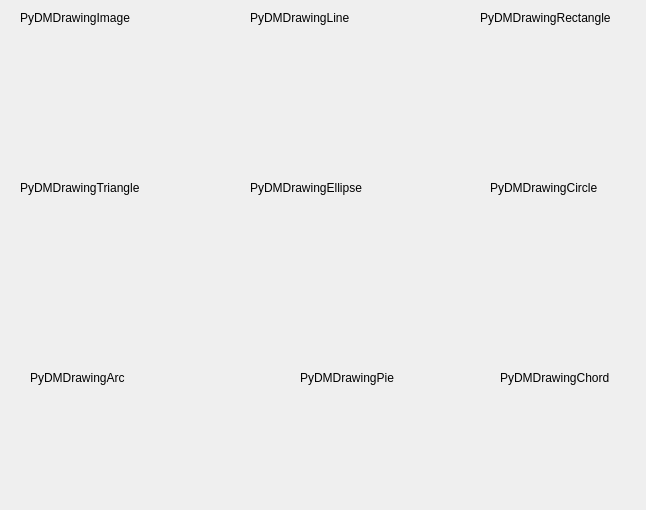
<?xml version="1.0" encoding="UTF-8"?>
<ui version="4.0">
 <class>Dialog</class>
 <widget class="QDialog" name="Dialog">
  <property name="geometry">
   <rect>
    <x>0</x>
    <y>0</y>
    <width>646</width>
    <height>510</height>
   </rect>
  </property>
  <property name="windowTitle">
   <string>Dialog</string>
  </property>
  <widget class="PyDMDrawingImage" name="PyDMDrawingImage">
   <property name="geometry">
    <rect>
     <x>20</x>
     <y>30</y>
     <width>140</width>
     <height>140</height>
    </rect>
   </property>
   <property name="toolTip">
    <string/>
   </property>
   <property name="whatsThis">
    <string>
    Renders an image given by the ```filename``` property.
    This class inherits from PyDMDrawing.

    Parameters
    ----------
    parent : QWidget
        The parent widget for the Label
    init_channel : str, optional
        The channel to be used by the widget.
    </string>
   </property>
   <property name="filename" stdset="0">
    <string>SLAC_logo.jpeg</string>
   </property>
  </widget>
  <widget class="PyDMDrawingLine" name="PyDMDrawingLine">
   <property name="geometry">
    <rect>
     <x>250</x>
     <y>30</y>
     <width>140</width>
     <height>140</height>
    </rect>
   </property>
   <property name="toolTip">
    <string/>
   </property>
   <property name="whatsThis">
    <string>
    A widget with a line drawn in it.
    This class inherits from PyDMDrawing.

    Parameters
    ----------
    parent : QWidget
        The parent widget for the Label
    init_channel : str, optional
        The channel to be used by the widget.
    </string>
   </property>
   <property name="alarmSensitiveBorder" stdset="0">
    <bool>false</bool>
   </property>
  </widget>
  <widget class="PyDMDrawingRectangle" name="PyDMDrawingRectangle">
   <property name="geometry">
    <rect>
     <x>480</x>
     <y>30</y>
     <width>140</width>
     <height>140</height>
    </rect>
   </property>
   <property name="toolTip">
    <string/>
   </property>
   <property name="whatsThis">
    <string>
    A widget with a rectangle drawn in it.
    This class inherits from PyDMDrawing.

    Parameters
    ----------
    parent : QWidget
        The parent widget for the Label
    init_channel : str, optional
        The channel to be used by the widget.
    </string>
   </property>
   <property name="brush" stdset="0">
    <brush brushstyle="Dense1Pattern">
     <color alpha="255">
      <red>255</red>
      <green>0</green>
      <blue>0</blue>
     </color>
    </brush>
   </property>
   <property name="penStyle" stdset="0">
    <enum>Qt::DashLine</enum>
   </property>
   <property name="penWidth" stdset="0">
    <double>5.000000000000000</double>
   </property>
   <property name="rotation" stdset="0">
    <double>0.000000000000000</double>
   </property>
  </widget>
  <widget class="PyDMDrawingTriangle" name="PyDMDrawingTriangle">
   <property name="geometry">
    <rect>
     <x>20</x>
     <y>200</y>
     <width>140</width>
     <height>140</height>
    </rect>
   </property>
   <property name="toolTip">
    <string/>
   </property>
   <property name="whatsThis">
    <string>
    A widget with a triangle drawn in it.
    This class inherits from PyDMDrawing.

    Parameters
    ----------
    parent : QWidget
        The parent widget for the Label
    init_channel : str, optional
        The channel to be used by the widget.
    </string>
   </property>
   <property name="brush" stdset="0">
    <brush brushstyle="NoBrush">
     <color alpha="255">
      <red>0</red>
      <green>0</green>
      <blue>0</blue>
     </color>
    </brush>
   </property>
   <property name="penStyle" stdset="0">
    <enum>Qt::SolidLine</enum>
   </property>
   <property name="penWidth" stdset="0">
    <double>5.000000000000000</double>
   </property>
  </widget>
  <widget class="PyDMDrawingEllipse" name="PyDMDrawingEllipse">
   <property name="geometry">
    <rect>
     <x>200</x>
     <y>220</y>
     <width>241</width>
     <height>111</height>
    </rect>
   </property>
   <property name="toolTip">
    <string/>
   </property>
   <property name="whatsThis">
    <string>
    A widget with an ellipse drawn in it.
    This class inherits from PyDMDrawing.

    Parameters
    ----------
    parent : QWidget
        The parent widget for the Label
    init_channel : str, optional
        The channel to be used by the widget.
    </string>
   </property>
   <property name="brush" stdset="0">
    <brush brushstyle="SolidPattern">
     <color alpha="255">
      <red>255</red>
      <green>255</green>
      <blue>0</blue>
     </color>
    </brush>
   </property>
   <property name="penStyle" stdset="0">
    <enum>Qt::SolidLine</enum>
   </property>
   <property name="penWidth" stdset="0">
    <double>5.000000000000000</double>
   </property>
  </widget>
  <widget class="PyDMDrawingCircle" name="PyDMDrawingCircle">
   <property name="geometry">
    <rect>
     <x>480</x>
     <y>200</y>
     <width>140</width>
     <height>140</height>
    </rect>
   </property>
   <property name="toolTip">
    <string/>
   </property>
   <property name="whatsThis">
    <string>
    A widget with a circle drawn in it.
    This class inherits from PyDMDrawing.

    Parameters
    ----------
    parent : QWidget
        The parent widget for the Label
    init_channel : str, optional
        The channel to be used by the widget.
    </string>
   </property>
   <property name="brush" stdset="0">
    <brush brushstyle="DiagCrossPattern">
     <color alpha="255">
      <red>0</red>
      <green>0</green>
      <blue>0</blue>
     </color>
    </brush>
   </property>
   <property name="penStyle" stdset="0">
    <enum>Qt::DashDotLine</enum>
   </property>
   <property name="penWidth" stdset="0">
    <double>5.000000000000000</double>
   </property>
  </widget>
  <widget class="PyDMDrawingArc" name="PyDMDrawingArc">
   <property name="geometry">
    <rect>
     <x>30</x>
     <y>400</y>
     <width>140</width>
     <height>140</height>
    </rect>
   </property>
   <property name="toolTip">
    <string/>
   </property>
   <property name="whatsThis">
    <string>
    A widget with an arc drawn in it.
    This class inherits from PyDMDrawing.

    Parameters
    ----------
    parent : QWidget
        The parent widget for the Label
    init_channel : str, optional
        The channel to be used by the widget.
    </string>
   </property>
  </widget>
  <widget class="PyDMDrawingPie" name="PyDMDrawingPie">
   <property name="geometry">
    <rect>
     <x>270</x>
     <y>400</y>
     <width>140</width>
     <height>140</height>
    </rect>
   </property>
   <property name="toolTip">
    <string/>
   </property>
   <property name="whatsThis">
    <string>
    A widget with a pie drawn in it.
    This class inherits from PyDMDrawing.

    Parameters
    ----------
    parent : QWidget
        The parent widget for the Label
    init_channel : str, optional
        The channel to be used by the widget.
    </string>
   </property>
   <property name="brush" stdset="0">
    <brush brushstyle="SolidPattern">
     <color alpha="255">
      <red>255</red>
      <green>255</green>
      <blue>0</blue>
     </color>
    </brush>
   </property>
   <property name="penColor" stdset="0">
    <color>
     <red>128</red>
     <green>64</green>
     <blue>0</blue>
    </color>
   </property>
   <property name="penWidth" stdset="0">
    <double>5.000000000000000</double>
   </property>
  </widget>
  <widget class="PyDMDrawingChord" name="PyDMDrawingChord">
   <property name="geometry">
    <rect>
     <x>450</x>
     <y>400</y>
     <width>140</width>
     <height>140</height>
    </rect>
   </property>
   <property name="toolTip">
    <string/>
   </property>
   <property name="whatsThis">
    <string>
    A widget with a chord drawn in it.
    This class inherits from PyDMDrawing.

    Parameters
    ----------
    parent : QWidget
        The parent widget for the Label
    init_channel : str, optional
        The channel to be used by the widget.
    </string>
   </property>
  </widget>
  <widget class="QLabel" name="label">
   <property name="geometry">
    <rect>
     <x>20</x>
     <y>10</y>
     <width>141</width>
     <height>16</height>
    </rect>
   </property>
   <property name="text">
    <string>PyDMDrawingImage</string>
   </property>
  </widget>
  <widget class="QLabel" name="label_2">
   <property name="geometry">
    <rect>
     <x>250</x>
     <y>10</y>
     <width>141</width>
     <height>16</height>
    </rect>
   </property>
   <property name="text">
    <string>PyDMDrawingLine</string>
   </property>
  </widget>
  <widget class="QLabel" name="label_3">
   <property name="geometry">
    <rect>
     <x>480</x>
     <y>10</y>
     <width>151</width>
     <height>16</height>
    </rect>
   </property>
   <property name="text">
    <string>PyDMDrawingRectangle</string>
   </property>
  </widget>
  <widget class="QLabel" name="label_4">
   <property name="geometry">
    <rect>
     <x>20</x>
     <y>180</y>
     <width>151</width>
     <height>16</height>
    </rect>
   </property>
   <property name="text">
    <string>PyDMDrawingTriangle</string>
   </property>
  </widget>
  <widget class="QLabel" name="label_5">
   <property name="geometry">
    <rect>
     <x>250</x>
     <y>180</y>
     <width>151</width>
     <height>16</height>
    </rect>
   </property>
   <property name="text">
    <string>PyDMDrawingEllipse</string>
   </property>
  </widget>
  <widget class="QLabel" name="label_6">
   <property name="geometry">
    <rect>
     <x>490</x>
     <y>180</y>
     <width>151</width>
     <height>16</height>
    </rect>
   </property>
   <property name="text">
    <string>PyDMDrawingCircle</string>
   </property>
  </widget>
  <widget class="QLabel" name="label_7">
   <property name="geometry">
    <rect>
     <x>30</x>
     <y>370</y>
     <width>151</width>
     <height>16</height>
    </rect>
   </property>
   <property name="text">
    <string>PyDMDrawingArc</string>
   </property>
  </widget>
  <widget class="QLabel" name="label_8">
   <property name="geometry">
    <rect>
     <x>300</x>
     <y>370</y>
     <width>151</width>
     <height>16</height>
    </rect>
   </property>
   <property name="text">
    <string>PyDMDrawingPie</string>
   </property>
  </widget>
  <widget class="QLabel" name="label_9">
   <property name="geometry">
    <rect>
     <x>500</x>
     <y>370</y>
     <width>151</width>
     <height>16</height>
    </rect>
   </property>
   <property name="text">
    <string>PyDMDrawingChord</string>
   </property>
  </widget>
 </widget>
 <customwidgets>
  <customwidget>
   <class>PyDMDrawingArc</class>
   <extends>QWidget</extends>
   <header>pydm.widgets.drawing</header>
  </customwidget>
  <customwidget>
   <class>PyDMDrawingChord</class>
   <extends>PyDMDrawingArc</extends>
   <header>pydm.widgets.drawing</header>
  </customwidget>
  <customwidget>
   <class>PyDMDrawingCircle</class>
   <extends>QWidget</extends>
   <header>pydm.widgets.drawing</header>
  </customwidget>
  <customwidget>
   <class>PyDMDrawingEllipse</class>
   <extends>QWidget</extends>
   <header>pydm.widgets.drawing</header>
  </customwidget>
  <customwidget>
   <class>PyDMDrawingImage</class>
   <extends>QWidget</extends>
   <header>pydm.widgets.drawing</header>
  </customwidget>
  <customwidget>
   <class>PyDMDrawingLine</class>
   <extends>QWidget</extends>
   <header>pydm.widgets.drawing</header>
  </customwidget>
  <customwidget>
   <class>PyDMDrawingPie</class>
   <extends>PyDMDrawingArc</extends>
   <header>pydm.widgets.drawing</header>
  </customwidget>
  <customwidget>
   <class>PyDMDrawingRectangle</class>
   <extends>QWidget</extends>
   <header>pydm.widgets.drawing</header>
  </customwidget>
  <customwidget>
   <class>PyDMDrawingTriangle</class>
   <extends>QWidget</extends>
   <header>pydm.widgets.drawing</header>
  </customwidget>
 </customwidgets>
 <resources/>
 <connections/>
</ui>
